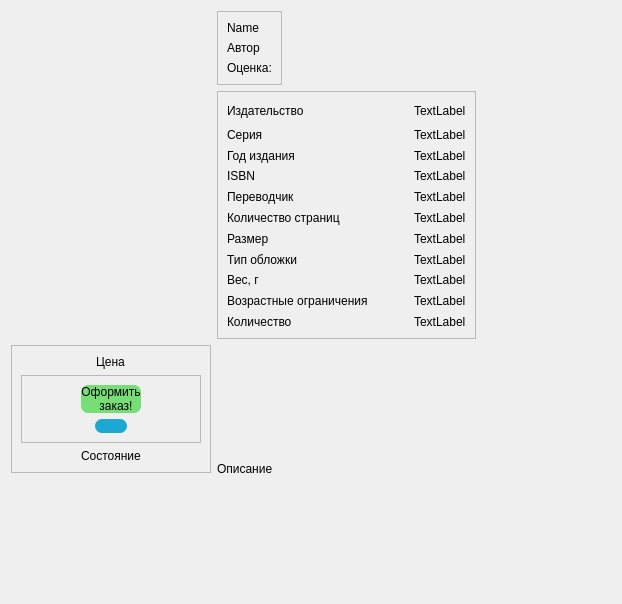
         <widget class="QWidget" name="scrollAreaWidgetContents">
          <property name="geometry">
           <rect>
            <x>0</x>
            <y>0</y>
            <width>622</width>
            <height>604</height>
           </rect>
          </property>
          <layout class="QGridLayout" name="gridLayout_4">
           <item row="2" column="0" alignment="Qt::AlignHCenter|Qt::AlignTop">
            <widget class="QFrame" name="frame_buy_ib">
             <property name="sizePolicy">
              <sizepolicy hsizetype="Fixed" vsizetype="Fixed">
               <horstretch>0</horstretch>
               <verstretch>0</verstretch>
              </sizepolicy>
             </property>
             <property name="minimumSize">
              <size>
               <width>200</width>
               <height>0</height>
              </size>
             </property>
             <property name="frameShape">
              <enum>QFrame::StyledPanel</enum>
             </property>
             <property name="frameShadow">
              <enum>QFrame::Raised</enum>
             </property>
             <layout class="QGridLayout" name="gridLayout_9">
              <item row="2" column="0" alignment="Qt::AlignHCenter|Qt::AlignTop">
               <widget class="QLabel" name="condition_ib">
                <property name="text">
                 <string>Состояние</string>
                </property>
               </widget>
              </item>
              <item row="1" column="0">
               <widget class="QFrame" name="frame_button_ib">
                <property name="sizePolicy">
                 <sizepolicy hsizetype="Preferred" vsizetype="Preferred">
                  <horstretch>0</horstretch>
                  <verstretch>0</verstretch>
                 </sizepolicy>
                </property>
                <property name="maximumSize">
                 <size>
                  <width>16777215</width>
                  <height>300</height>
                 </size>
                </property>
                <property name="frameShape">
                 <enum>QFrame::StyledPanel</enum>
                </property>
                <property name="frameShadow">
                 <enum>QFrame::Raised</enum>
                </property>
                <layout class="QVBoxLayout" name="verticalLayout_9">
                 <item alignment="Qt::AlignHCenter|Qt::AlignVCenter">
                  <widget class="QPushButton" name="pushButton_arrange_ib">
                   <property name="sizePolicy">
                    <sizepolicy hsizetype="Fixed" vsizetype="Fixed">
                     <horstretch>0</horstretch>
                     <verstretch>0</verstretch>
                    </sizepolicy>
                   </property>
                   <property name="cursor">
                    <cursorShape>PointingHandCursor</cursorShape>
                   </property>
                   <property name="styleSheet">
                    <string notr="true">QPushButton {
	background-color: rgb(119, 221, 119);
	border: none;
	border-radius: 7px;
}
QPushButton:hover {
	background-color: rgb(152, 255, 152);
}
QPushButton:pressed {
	background-color: rgb(19, 136, 8);
}
QPushButton:disabled {
	background-color: rgba(144,144,144);
}</string>
                   </property>
                   <property name="text">
                    <string>Оформить
   заказ!</string>
                   </property>
                   <property name="icon">
                    <iconset resource="QtResources/white_icon.qrc">
                     <normaloff>:/newPrefix/icon2/buy.png</normaloff>:/newPrefix/icon2/buy.png</iconset>
                   </property>
                   <property name="iconSize">
                    <size>
                     <width>40</width>
                     <height>29</height>
                    </size>
                   </property>
                   <property name="default">
                    <bool>false</bool>
                   </property>
                   <property name="flat">
                    <bool>false</bool>
                   </property>
                  </widget>
                 </item>
                 <item alignment="Qt::AlignHCenter|Qt::AlignVCenter">
                  <widget class="QPushButton" name="pushButton_bookmark_ib">
                   <property name="sizePolicy">
                    <sizepolicy hsizetype="Fixed" vsizetype="Fixed">
                     <horstretch>0</horstretch>
                     <verstretch>0</verstretch>
                    </sizepolicy>
                   </property>
                   <property name="cursor">
                    <cursorShape>PointingHandCursor</cursorShape>
                   </property>
                   <property name="styleSheet">
                    <string notr="true">QPushButton {
	background-color: rgb(27, 169, 212);
	border: none;
	border-radius: 7px;
}
QPushButton:hover {
	
	background-color: rgb(31, 235, 249);
}
QPushButton:pressed {
	background-color: rgb(20, 131, 161);
}</string>
                   </property>
                   <property name="text">
                    <string/>
                   </property>
                   <property name="icon">
                    <iconset resource="QtResources/white_icon.qrc">
                     <normaloff>:/newPrefix/icon2/bookmark.png</normaloff>:/newPrefix/icon2/bookmark.png</iconset>
                   </property>
                   <property name="iconSize">
                    <size>
                     <width>50</width>
                     <height>50</height>
                    </size>
                   </property>
                  </widget>
                 </item>
                </layout>
               </widget>
              </item>
              <item row="0" column="0" alignment="Qt::AlignHCenter|Qt::AlignBottom">
               <widget class="QLabel" name="price_ib">
                <property name="text">
                 <string>Цена</string>
                </property>
               </widget>
              </item>
             </layout>
            </widget>
           </item>
           <item row="1" column="1" colspan="2" alignment="Qt::AlignLeft">
            <widget class="QFrame" name="frame_allinfo_ib">
             <property name="sizePolicy">
              <sizepolicy hsizetype="Expanding" vsizetype="Expanding">
               <horstretch>0</horstretch>
               <verstretch>0</verstretch>
              </sizepolicy>
             </property>
             <property name="frameShape">
              <enum>QFrame::StyledPanel</enum>
             </property>
             <property name="frameShadow">
              <enum>QFrame::Raised</enum>
             </property>
             <layout class="QGridLayout" name="gridLayout_5">
              <item row="0" column="1">
               <spacer name="horizontalSpacer_ib">
                <property name="orientation">
                 <enum>Qt::Horizontal</enum>
                </property>
                <property name="sizeType">
                 <enum>QSizePolicy::Fixed</enum>
                </property>
                <property name="sizeHint" stdset="0">
                 <size>
                  <width>40</width>
                  <height>20</height>
                 </size>
                </property>
               </spacer>
              </item>
              <item row="10" column="2">
               <widget class="QLabel" name="age_restrictions_ib">
                <property name="sizePolicy">
                 <sizepolicy hsizetype="Expanding" vsizetype="Preferred">
                  <horstretch>0</horstretch>
                  <verstretch>0</verstretch>
                 </sizepolicy>
                </property>
                <property name="text">
                 <string>TextLabel</string>
                </property>
               </widget>
              </item>
              <item row="3" column="2">
               <widget class="QLabel" name="ISBN_ib">
                <property name="sizePolicy">
                 <sizepolicy hsizetype="Expanding" vsizetype="Preferred">
                  <horstretch>0</horstretch>
                  <verstretch>0</verstretch>
                 </sizepolicy>
                </property>
                <property name="text">
                 <string>TextLabel</string>
                </property>
               </widget>
              </item>
              <item row="5" column="2">
               <widget class="QLabel" name="number_pages_ib">
                <property name="sizePolicy">
                 <sizepolicy hsizetype="Expanding" vsizetype="Preferred">
                  <horstretch>0</horstretch>
                  <verstretch>0</verstretch>
                 </sizepolicy>
                </property>
                <property name="text">
                 <string>TextLabel</string>
                </property>
               </widget>
              </item>
              <item row="6" column="2">
               <widget class="QLabel" name="format_ib">
                <property name="sizePolicy">
                 <sizepolicy hsizetype="Expanding" vsizetype="Preferred">
                  <horstretch>0</horstretch>
                  <verstretch>0</verstretch>
                 </sizepolicy>
                </property>
                <property name="text">
                 <string>TextLabel</string>
                </property>
               </widget>
              </item>
              <item row="4" column="0">
               <widget class="QLabel" name="label5_ib">
                <property name="text">
                 <string>Переводчик</string>
                </property>
               </widget>
              </item>
              <item row="0" column="2">
               <widget class="QLabel" name="publisher_ib">
                <property name="sizePolicy">
                 <sizepolicy hsizetype="Expanding" vsizetype="Preferred">
                  <horstretch>0</horstretch>
                  <verstretch>0</verstretch>
                 </sizepolicy>
                </property>
                <property name="text">
                 <string>TextLabel</string>
                </property>
               </widget>
              </item>
              <item row="2" column="0">
               <widget class="QLabel" name="label3_ib">
                <property name="text">
                 <string>Год издания</string>
                </property>
               </widget>
              </item>
              <item row="2" column="2">
               <widget class="QLabel" name="year_publication_ib">
                <property name="sizePolicy">
                 <sizepolicy hsizetype="Expanding" vsizetype="Preferred">
                  <horstretch>0</horstretch>
                  <verstretch>0</verstretch>
                 </sizepolicy>
                </property>
                <property name="text">
                 <string>TextLabel</string>
                </property>
               </widget>
              </item>
              <item row="7" column="0">
               <widget class="QLabel" name="label8_ib">
                <property name="text">
                 <string>Тип обложки</string>
                </property>
               </widget>
              </item>
              <item row="6" column="0">
               <widget class="QLabel" name="label7_ib">
                <property name="text">
                 <string>Размер</string>
                </property>
               </widget>
              </item>
              <item row="5" column="0">
               <widget class="QLabel" name="label6_ib">
                <property name="text">
                 <string>Количество страниц</string>
                </property>
               </widget>
              </item>
              <item row="0" column="0">
               <widget class="QLabel" name="label1_ib">
                <property name="text">
                 <string>Издательство</string>
                </property>
               </widget>
              </item>
              <item row="10" column="0">
               <widget class="QLabel" name="label10_ib">
                <property name="text">
                 <string>Возрастные ограничения</string>
                </property>
               </widget>
              </item>
              <item row="9" column="0">
               <widget class="QLabel" name="label9_ib">
                <property name="text">
                 <string>Вес, г</string>
                </property>
               </widget>
              </item>
              <item row="11" column="2">
               <widget class="QLabel" name="quantities_ib">
                <property name="sizePolicy">
                 <sizepolicy hsizetype="Expanding" vsizetype="Preferred">
                  <horstretch>0</horstretch>
                  <verstretch>0</verstretch>
                 </sizepolicy>
                </property>
                <property name="text">
                 <string>TextLabel</string>
                </property>
               </widget>
              </item>
              <item row="1" column="0">
               <widget class="QLabel" name="label2_ib">
                <property name="text">
                 <string>Серия</string>
                </property>
               </widget>
              </item>
              <item row="1" column="2">
               <widget class="QLabel" name="series_ib">
                <property name="sizePolicy">
                 <sizepolicy hsizetype="Expanding" vsizetype="Preferred">
                  <horstretch>0</horstretch>
                  <verstretch>0</verstretch>
                 </sizepolicy>
                </property>
                <property name="text">
                 <string>TextLabel</string>
                </property>
               </widget>
              </item>
              <item row="3" column="0">
               <widget class="QLabel" name="label4_ib">
                <property name="text">
                 <string>ISBN</string>
                </property>
               </widget>
              </item>
              <item row="7" column="2">
               <widget class="QLabel" name="cove_type_ib">
                <property name="sizePolicy">
                 <sizepolicy hsizetype="Expanding" vsizetype="Preferred">
                  <horstretch>0</horstretch>
                  <verstretch>0</verstretch>
                 </sizepolicy>
                </property>
                <property name="text">
                 <string>TextLabel</string>
                </property>
               </widget>
              </item>
              <item row="9" column="2">
               <widget class="QLabel" name="weight_g_ib">
                <property name="sizePolicy">
                 <sizepolicy hsizetype="Expanding" vsizetype="Preferred">
                  <horstretch>0</horstretch>
                  <verstretch>0</verstretch>
                 </sizepolicy>
                </property>
                <property name="text">
                 <string>TextLabel</string>
                </property>
               </widget>
              </item>
              <item row="11" column="0">
               <widget class="QLabel" name="label11_ib">
                <property name="text">
                 <string>Количество</string>
                </property>
               </widget>
              </item>
              <item row="4" column="2">
               <widget class="QLabel" name="interpreter_ib">
                <property name="sizePolicy">
                 <sizepolicy hsizetype="Expanding" vsizetype="Preferred">
                  <horstretch>0</horstretch>
                  <verstretch>0</verstretch>
                 </sizepolicy>
                </property>
                <property name="text">
                 <string>TextLabel</string>
                </property>
               </widget>
              </item>
             </layout>
            </widget>
           </item>
           <item row="0" column="1" alignment="Qt::AlignLeft|Qt::AlignTop">
            <widget class="QFrame" name="frame_hat_ib">
             <property name="sizePolicy">
              <sizepolicy hsizetype="Expanding" vsizetype="Expanding">
               <horstretch>0</horstretch>
               <verstretch>0</verstretch>
              </sizepolicy>
             </property>
             <property name="frameShape">
              <enum>QFrame::StyledPanel</enum>
             </property>
             <property name="frameShadow">
              <enum>QFrame::Raised</enum>
             </property>
             <layout class="QGridLayout" name="gridLayout_6">
              <item row="2" column="0">
               <widget class="QLabel" name="name_book_ib">
                <property name="sizePolicy">
                 <sizepolicy hsizetype="Expanding" vsizetype="Expanding">
                  <horstretch>0</horstretch>
                  <verstretch>0</verstretch>
                 </sizepolicy>
                </property>
                <property name="text">
                 <string>Name</string>
                </property>
                <property name="wordWrap">
                 <bool>true</bool>
                </property>
               </widget>
              </item>
              <item row="3" column="0">
               <widget class="QLabel" name="author_ib">
                <property name="text">
                 <string>Автор</string>
                </property>
               </widget>
              </item>
              <item row="4" column="0">
               <widget class="QLabel" name="evaluation_ib">
                <property name="sizePolicy">
                 <sizepolicy hsizetype="Preferred" vsizetype="Preferred">
                  <horstretch>0</horstretch>
                  <verstretch>0</verstretch>
                 </sizepolicy>
                </property>
                <property name="text">
                 <string>Оценка:</string>
                </property>
               </widget>
              </item>
             </layout>
            </widget>
           </item>
           <item row="2" column="1" colspan="2" alignment="Qt::AlignLeft">
            <widget class="QLabel" name="description_ib">
             <property name="sizePolicy">
              <sizepolicy hsizetype="Expanding" vsizetype="Expanding">
               <horstretch>0</horstretch>
               <verstretch>0</verstretch>
              </sizepolicy>
             </property>
             <property name="text">
              <string>Описание</string>
             </property>
             <property name="wordWrap">
              <bool>true</bool>
             </property>
            </widget>
           </item>
           <item row="0" column="0" rowspan="2" alignment="Qt::AlignHCenter">
            <widget class="QLabel" name="img_ib">
             <property name="sizePolicy">
              <sizepolicy hsizetype="Preferred" vsizetype="Preferred">
               <horstretch>0</horstretch>
               <verstretch>0</verstretch>
              </sizepolicy>
             </property>
             <property name="minimumSize">
              <size>
               <width>0</width>
               <height>0</height>
              </size>
             </property>
             <property name="styleSheet">
              <string notr="true"/>
             </property>
             <property name="text">
              <string/>
             </property>
             <property name="pixmap">
              <pixmap resource="QtResources/white_icon.qrc">:/newPrefix/icon2/book_shop.png</pixmap>
             </property>
            </widget>
           </item>
          </layout>
         </widget>
